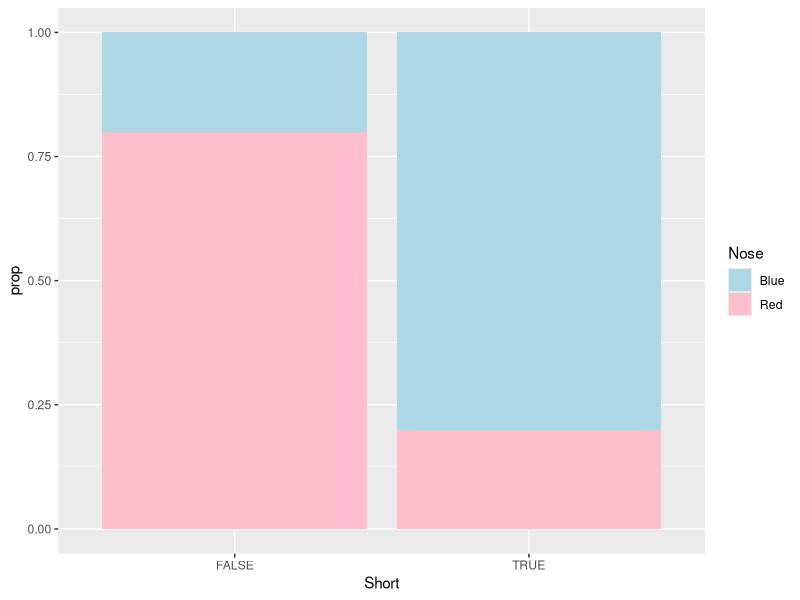
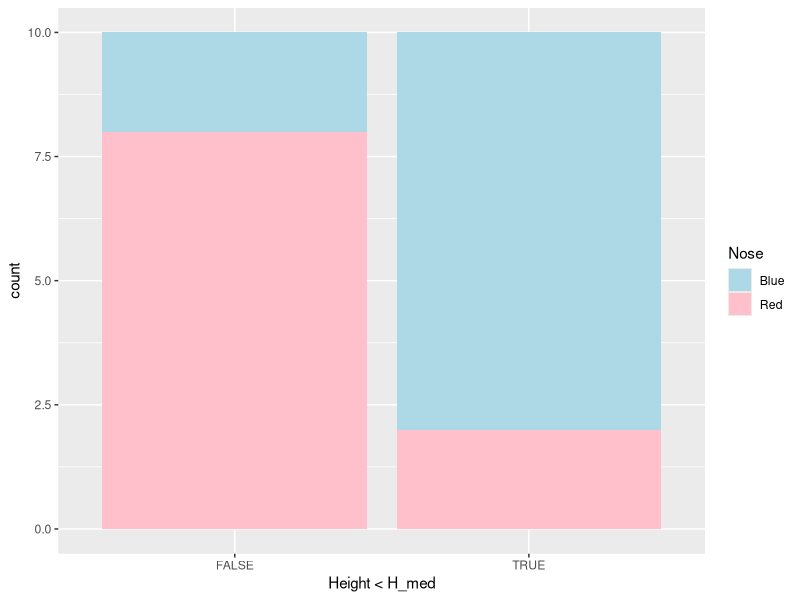

Write the R code that produced these figures, in order.
## ---- chunk 1
knitr::opts_chunk$set(echo = TRUE)

library(tidyverse)


# Import data for interactive mode
# martians <- read_tsv("00-data/martians.txt")

# Import data when document is rendered
martians <- read_tsv("../00-data/martians.txt")
## ---- chunk 2
martians %>% 
  select(Height, Nose) %>% 
  mutate(Short = Height < median(Height)) %>%  # define the two parts of the dataset
  group_by(Short, Nose) %>% 
  summarise(count_nose = n())  %>%
  # ungroup() %>%
  # group_by(Short) %>%
  mutate(prop = prop.table(count_nose)) %>% 
  ggplot(aes(Short, prop, fill = Nose)) +
  geom_col() +
  scale_fill_manual(values = c("Blue" = "light blue", "Red" = "pink"))

# Convenient way to see the groups in a grouped dataframe as a list of dataframes
# group_split()
## ---- chunk 3
# y = Height
# x = Site
H_med <- median(martians$Height)

table(martians$Height < H_med, martians$Nose)

ggplot(martians, aes(Height < H_med, fill = Nose)) +
  geom_bar() +
  scale_fill_manual(values = c("Blue" = "light blue", "Red" = "pink")) +
  NULL

